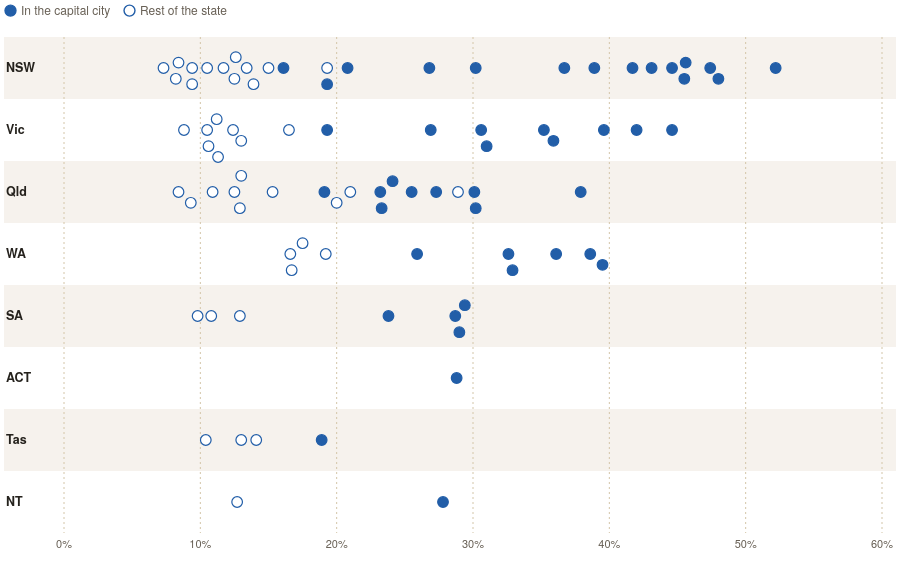

Vega-Lite specification stored for this chart:
### Vega-Lite specification from a JSON file in a GitHub repository (floating-point values rounded to 4 significant figures)
{"$schema": "https://vega.github.io/schema/vega-lite/v5.json", "config": {"background": null, "font": "IBM Plex Sans, Helvetica Neue, Arial, sans-serif", "padding": 4, "view": {"stroke": null}, "axis": {"labelColor": "#675f54", "titleColor": "#675f54", "gridColor": "#d3c5a8", "domainColor": "#d3c5a8", "tickColor": "#d3c5a8", "labelFont": "IBM Plex Sans, Helvetica Neue, Arial, sans-serif", "labelFontSize": 11, "titleFont": "IBM Plex Sans, Helvetica Neue, Arial, sans-serif", "titleFontWeight": 500, "titleFontSize": 11.5}, "legend": {"labelColor": "#675f54", "titleColor": "#25221d", "labelFont": "IBM Plex Sans, Helvetica Neue, Arial, sans-serif", "titleFont": "IBM Plex Sans, Helvetica Neue, Arial, sans-serif", "titleFontWeight": 600, "labelFontSize": 12, "titleFontSize": 12, "symbolStrokeColor": "#f5eddc"}, "text": {"color": "#25221d", "font": "IBM Plex Sans, Helvetica Neue, Arial, sans-serif"}, "tooltipFormat": {"numberFormat": ",.0f"}}, "width": 892, "height": 520, "params": [{"name": "hl", "value": "", "bind": {"input": "select", "options": ["", "Western Australia", "Victoria", "New South Wales", "Australian Capital Territory", "South Australia", "Queensland", "Northern Territory", "Tasmania"], "labels": ["All states", "Western Australia", "Victoria", "New South Wales", "Australian Capital Territory", "South Australia", "Queensland", "Northern Territory", "Tasmania"], "name": "Highlight a state "}}], "layer": [{"data": {"values": [{"s": "NSW", "name": "New South Wales", "y": 31, "y0": 0, "y1": 62, "i": 0}, {"s": "Qld", "name": "Queensland", "y": 155, "y0": 124, "y1": 186, "i": 2}, {"s": "SA", "name": "South Australia", "y": 279, "y0": 248, "y1": 310, "i": 4}, {"s": "Tas", "name": "Tasmania", "y": 403, "y0": 372, "y1": 434, "i": 6}]}, "mark": {"type": "rect", "fill": "rgba(150, 112, 55, 0.09)", "opacity": 1}, "encoding": {"x": {"datum": 0, "type": "quantitative", "scale": {"domain": [0, 892], "range": [0, 892], "nice": false, "zero": false}, "axis": null}, "x2": {"datum": 892}, "y": {"field": "y0", "type": "quantitative", "scale": {"domain": [0, 520], "range": [0, 520], "nice": false, "zero": false}, "axis": null}, "y2": {"field": "y1"}}}, {"data": {"values": [{"v": 0, "x": 60, "lab": "0%"}, {"v": 10, "x": 196.3, "lab": "10%"}, {"v": 20, "x": 332.7, "lab": "20%"}, {"v": 30, "x": 469, "lab": "30%"}, {"v": 40, "x": 605.3, "lab": "40%"}, {"v": 50, "x": 741.7, "lab": "50%"}, {"v": 60, "x": 878, "lab": "60%"}]}, "mark": {"type": "rule", "color": "#d3c5a8", "strokeDash": [2, 3]}, "encoding": {"x": {"field": "x", "type": "quantitative", "scale": {"domain": [0, 892], "range": [0, 892], "nice": false, "zero": false}, "axis": null}, "y": {"datum": 0, "type": "quantitative", "scale": {"domain": [0, 520], "range": [0, 520], "nice": false, "zero": false}, "axis": null}, "y2": {"datum": 496}}}, {"data": {"values": [{"v": 0, "x": 60, "lab": "0%"}, {"v": 10, "x": 196.3, "lab": "10%"}, {"v": 20, "x": 332.7, "lab": "20%"}, {"v": 30, "x": 469, "lab": "30%"}, {"v": 40, "x": 605.3, "lab": "40%"}, {"v": 50, "x": 741.7, "lab": "50%"}, {"v": 60, "x": 878, "lab": "60%"}]}, "mark": {"type": "text", "baseline": "top", "dy": 6, "fontSize": 11, "color": "#675f54"}, "encoding": {"x": {"field": "x", "type": "quantitative", "scale": {"domain": [0, 892], "range": [0, 892], "nice": false, "zero": false}, "axis": null}, "y": {"datum": 496, "type": "quantitative", "scale": {"domain": [0, 520], "range": [0, 520], "nice": false, "zero": false}, "axis": null}, "text": {"field": "lab"}}}, {"data": {"values": [{"s": "NSW", "name": "New South Wales", "y": 31, "y0": 0, "y1": 62, "i": 0}, {"s": "Vic", "name": "Victoria", "y": 93, "y0": 62, "y1": 124, "i": 1}, {"s": "Qld", "name": "Queensland", "y": 155, "y0": 124, "y1": 186, "i": 2}, {"s": "WA", "name": "Western Australia", "y": 217, "y0": 186, "y1": 248, "i": 3}, {"s": "SA", "name": "South Australia", "y": 279, "y0": 248, "y1": 310, "i": 4}, {"s": "ACT", "name": "Australian Capital Territory", "y": 341, "y0": 310, "y1": 372, "i": 5}, {"s": "Tas", "name": "Tasmania", "y": 403, "y0": 372, "y1": 434, "i": 6}, {"s": "NT", "name": "Northern Territory", "y": 465, "y0": 434, "y1": 496, "i": 7}]}, "mark": {"type": "text", "align": "left", "baseline": "middle", "fontSize": 12.5, "fontWeight": 700, "color": "#25221d"}, "encoding": {"x": {"datum": 2, "type": "quantitative", "scale": {"domain": [0, 892], "range": [0, 892], "nice": false, "zero": false}, "axis": null}, "y": {"field": "y", "type": "quantitative", "scale": {"domain": [0, 520], "range": [0, 520], "nice": false, "zero": false}, "axis": null}, "text": {"field": "s"}}}, {"data": {"values": [{"code": "105", "name": "Far West and Orana", "gcc": "Rest of NSW", "state": "New South Wales", "s11": 5.2, "s16": 6, "s21": 7.3, "chg": 2.1, "os21": 8481, "pop21": 115566, "note": "", "cap": false, "px": 159.5, "py": 31, "abbr": "NSW", "row": 0}, {"code": "110", "name": "New England and North West", "gcc": "Rest of NSW", "state": "New South Wales", "s11": 6.1, "s16": 7, "s21": 8.2, "chg": 2.1, "os21": 15268, "pop21": 185560, "note": "", "cap": false, "px": 171.8, "py": 41.8, "abbr": "NSW", "row": 0}, {"code": "103", "name": "Central West", "gcc": "Rest of NSW", "state": "New South Wales", "s11": 7.2, "s16": 7.5, "s21": 8.4, "chg": 1.2, "os21": 17989, "pop21": 212962, "note": "", "cap": false, "px": 174.5, "py": 25.6, "abbr": "NSW", "row": 0}, {"code": "106", "name": "Hunter Valley exc Newcastle", "gcc": "Rest of NSW", "state": "New South Wales", "s11": 8.3, "s16": 8.4, "s21": 9.4, "chg": 1.1, "os21": 27349, "pop21": 291946, "note": "", "cap": false, "px": 188.2, "py": 31, "abbr": "NSW", "row": 0}, {"code": "109", "name": "Murray", "gcc": "Rest of NSW", "state": "New South Wales", "s11": 8, "s16": 8.5, "s21": 9.4, "chg": 1.4, "os21": 11656, "pop21": 123552, "note": "", "cap": false, "px": 188.2, "py": 47.2, "abbr": "NSW", "row": 0}, {"code": "108", "name": "Mid North Coast", "gcc": "Rest of NSW", "state": "New South Wales", "s11": 9.4, "s16": 9.7, "s21": 10.5, "chg": 1.1, "os21": 24029, "pop21": 229035, "note": "", "cap": false, "px": 203.1, "py": 31, "abbr": "NSW", "row": 0}, {"code": "113", "name": "Riverina", "gcc": "Rest of NSW", "state": "New South Wales", "s11": 8.7, "s16": 9.7, "s21": 11.7, "chg": 3, "os21": 19228, "pop21": 163656, "note": "", "cap": false, "px": 219.5, "py": 31, "abbr": "NSW", "row": 0}, {"code": "111", "name": "Newcastle and Lake Macquarie", "gcc": "Rest of NSW", "state": "New South Wales", "s11": 10.9, "s16": 11.7, "s21": 12.5, "chg": 1.6, "os21": 48930, "pop21": 390519, "note": "", "cap": false, "px": 230.4, "py": 41.8, "abbr": "NSW", "row": 0}, {"code": "104", "name": "Coffs Harbour - Grafton", "gcc": "Rest of NSW", "state": "New South Wales", "s11": 10.7, "s16": 11.4, "s21": 12.6, "chg": 1.9, "os21": 18389, "pop21": 146127, "note": "", "cap": false, "px": 231.8, "py": 20.2, "abbr": "NSW", "row": 0}, {"code": "101", "name": "Capital Region", "gcc": "Rest of NSW", "state": "New South Wales", "s11": 12.4, "s16": 12.5, "s21": 13.4, "chg": 1, "os21": 32050, "pop21": 238810, "note": "", "cap": false, "px": 242.7, "py": 31, "abbr": "NSW", "row": 0}, {"code": "112", "name": "Richmond - Tweed", "gcc": "Rest of NSW", "state": "New South Wales", "s11": 12.5, "s16": 12.4, "s21": 13.9, "chg": 1.4, "os21": 35793, "pop21": 257061, "note": "", "cap": false, "px": 249.5, "py": 47.2, "abbr": "NSW", "row": 0}, {"code": "114", "name": "Southern Highlands and Shoalhaven", "gcc": "Rest of NSW", "state": "New South Wales", "s11": 13.5, "s16": 13.8, "s21": 15, "chg": 1.5, "os21": 24099, "pop21": 161006, "note": "", "cap": false, "px": 264.5, "py": 31, "abbr": "NSW", "row": 0}, {"code": "102", "name": "Central Coast", "gcc": "Greater Sydney", "state": "New South Wales", "s11": 14, "s16": 14.7, "s21": 16.1, "chg": 2.1, "os21": 55682, "pop21": 346596, "note": "", "cap": true, "px": 279.5, "py": 31, "abbr": "NSW", "row": 0}, {"code": "107", "name": "Illawarra", "gcc": "Rest of NSW", "state": "New South Wales", "s11": 20.3, "s16": 19.9, "s21": 19.3, "chg": -1, "os21": 60704, "pop21": 313842, "note": "", "cap": false, "px": 323.1, "py": 31, "abbr": "NSW", "row": 0}, {"code": "128", "name": "Sydney - Sutherland", "gcc": "Greater Sydney", "state": "New South Wales", "s11": 17.3, "s16": 18.1, "s21": 19.3, "chg": 2, "os21": 44294, "pop21": 229604, "note": "", "cap": true, "px": 323.1, "py": 47.2, "abbr": "NSW", "row": 0}, {"code": "124", "name": "Sydney - Outer West and Blue Mountains", "gcc": "Greater Sydney", "state": "New South Wales", "s11": 18.7, "s16": 19.4, "s21": 20.8, "chg": 2.1, "os21": 69180, "pop21": 332056, "note": "", "cap": true, "px": 343.6, "py": 31, "abbr": "NSW", "row": 0}, {"code": "123", "name": "Sydney - Outer South West", "gcc": "Greater Sydney", "state": "New South Wales", "s11": 22.8, "s16": 24.6, "s21": 26.8, "chg": 4, "os21": 79795, "pop21": 297292, "note": "", "cap": true, "px": 425.4, "py": 31, "abbr": "NSW", "row": 0}, {"code": "122", "name": "Sydney - Northern Beaches", "gcc": "Greater Sydney", "state": "New South Wales", "s11": 27.7, "s16": 28.9, "s21": 30.2, "chg": 2.5, "os21": 79681, "pop21": 263554, "note": "", "cap": true, "px": 471.7, "py": 31, "abbr": "NSW", "row": 0}, {"code": "115", "name": "Sydney - Baulkham Hills and Hawkesbury", "gcc": "Greater Sydney", "state": "New South Wales", "s11": 29.2, "s16": 32, "s21": 36.7, "chg": 7.5, "os21": 97138, "pop21": 264371, "note": "", "cap": true, "px": 560.3, "py": 31, "abbr": "NSW", "row": 0}, {"code": "118", "name": "Sydney - Eastern Suburbs", "gcc": "Greater Sydney", "state": "New South Wales", "s11": 36.7, "s16": 38.6, "s21": 38.9, "chg": 2.2, "os21": 101760, "pop21": 261410, "note": "", "cap": true, "px": 590.3, "py": 31, "abbr": "NSW", "row": 0}, {"code": "121", "name": "Sydney - North Sydney and Hornsby", "gcc": "Greater Sydney", "state": "New South Wales", "s11": 36.1, "s16": 39, "s21": 41.7, "chg": 5.6, "os21": 176754, "pop21": 424045, "note": "", "cap": true, "px": 628.5, "py": 31, "abbr": "NSW", "row": 0}, {"code": "120", "name": "Sydney - Inner West", "gcc": "Greater Sydney", "state": "New South Wales", "s11": 40, "s16": 42.7, "s21": 43.1, "chg": 3.1, "os21": 131221, "pop21": 304771, "note": "", "cap": true, "px": 647.6, "py": 31, "abbr": "NSW", "row": 0}, {"code": "116", "name": "Sydney - Blacktown", "gcc": "Greater Sydney", "state": "New South Wales", "s11": 37.7, "s16": 40.6, "s21": 44.6, "chg": 6.9, "os21": 178836, "pop21": 400997, "note": "", "cap": true, "px": 668.0, "py": 31, "abbr": "NSW", "row": 0}, {"code": "117", "name": "Sydney - City and Inner South", "gcc": "Greater Sydney", "state": "New South Wales", "s11": 40.8, "s16": 44.4, "s21": 45.5, "chg": 4.7, "os21": 150908, "pop21": 331340, "note": "", "cap": true, "px": 680.3, "py": 41.8, "abbr": "NSW", "row": 0}, {"code": "119", "name": "Sydney - Inner South West", "gcc": "Greater Sydney", "state": "New South Wales", "s11": 42.3, "s16": 45, "s21": 45.6, "chg": 3.3, "os21": 276008, "pop21": 605118, "note": "", "cap": true, "px": 681.7, "py": 25.6, "abbr": "NSW", "row": 0}, {"code": "127", "name": "Sydney - South West", "gcc": "Greater Sydney", "state": "New South Wales", "s11": 45.7, "s16": 46.1, "s21": 47.4, "chg": 1.7, "os21": 225072, "pop21": 474430, "note": "", "cap": true, "px": 706.2, "py": 31, "abbr": "NSW", "row": 0}, {"code": "126", "name": "Sydney - Ryde", "gcc": "Greater Sydney", "state": "New South Wales", "s11": 40.1, "s16": 45.1, "s21": 48, "chg": 7.9, "os21": 97075, "pop21": 202038, "note": "", "cap": true, "px": 714.4, "py": 41.8, "abbr": "NSW", "row": 0}, {"code": "125", "name": "Sydney - Parramatta", "gcc": "Greater Sydney", "state": "New South Wales", "s11": 46.1, "s16": 50.2, "s21": 52.2, "chg": 6.1, "os21": 257673, "pop21": 493515, "note": "", "cap": true, "px": 771.7, "py": 31, "abbr": "NSW", "row": 0}, {"code": "217", "name": "Warrnambool and South West", "gcc": "Rest of Vic.", "state": "Victoria", "s11": 7.1, "s16": 7.7, "s21": 8.8, "chg": 1.7, "os21": 11223, "pop21": 128069, "note": "", "cap": false, "px": 180.0, "py": 93, "abbr": "Vic", "row": 1}, {"code": "202", "name": "Bendigo", "gcc": "Rest of Vic.", "state": "Victoria", "s11": 8.1, "s16": 9, "s21": 10.5, "chg": 2.4, "os21": 17639, "pop21": 167764, "note": "", "cap": false, "px": 203.1, "py": 93, "abbr": "Vic", "row": 1}, {"code": "204", "name": "Hume", "gcc": "Rest of Vic.", "state": "Victoria", "s11": 9.8, "s16": 9.7, "s21": 10.6, "chg": 0.8, "os21": 19530, "pop21": 184935, "note": "", "cap": false, "px": 204.5, "py": 109.2, "abbr": "Vic", "row": 1}, {"code": "201", "name": "Ballarat", "gcc": "Rest of Vic.", "state": "Victoria", "s11": 9.4, "s16": 9.9, "s21": 11.2, "chg": 1.8, "os21": 19505, "pop21": 173937, "note": "", "cap": false, "px": 212.7, "py": 82.2, "abbr": "Vic", "row": 1}, {"code": "215", "name": "North West", "gcc": "Rest of Vic.", "state": "Victoria", "s11": 8.4, "s16": 8.9, "s21": 11.3, "chg": 2.9, "os21": 17527, "pop21": 155568, "note": "", "cap": false, "px": 214.1, "py": 120, "abbr": "Vic", "row": 1}, {"code": "205", "name": "Latrobe - Gippsland", "gcc": "Rest of Vic.", "state": "Victoria", "s11": 12, "s16": 11.7, "s21": 12.4, "chg": 0.4, "os21": 37384, "pop21": 300848, "note": "", "cap": false, "px": 229.1, "py": 93, "abbr": "Vic", "row": 1}, {"code": "216", "name": "Shepparton", "gcc": "Rest of Vic.", "state": "Victoria", "s11": 10.2, "s16": 11.3, "s21": 13, "chg": 2.8, "os21": 17849, "pop21": 137618, "note": "", "cap": false, "px": 237.2, "py": 103.8, "abbr": "Vic", "row": 1}, {"code": "203", "name": "Geelong", "gcc": "Rest of Vic.", "state": "Victoria", "s11": 15.1, "s16": 15.4, "s21": 16.5, "chg": 1.4, "os21": 54161, "pop21": 327878, "note": "", "cap": false, "px": 285.0, "py": 93, "abbr": "Vic", "row": 1}, {"code": "214", "name": "Mornington Peninsula", "gcc": "Greater Melbourne", "state": "Victoria", "s11": 19.9, "s16": 19.5, "s21": 19.3, "chg": -0.6, "os21": 59637, "pop21": 308226, "note": "", "cap": true, "px": 323.1, "py": 93, "abbr": "Vic", "row": 1}, {"code": "211", "name": "Melbourne - Outer East", "gcc": "Greater Melbourne", "state": "Victoria", "s11": 23, "s16": 24.9, "s21": 26.9, "chg": 3.9, "os21": 139191, "pop21": 518301, "note": "", "cap": true, "px": 426.7, "py": 93, "abbr": "Vic", "row": 1}, {"code": "209", "name": "Melbourne - North East", "gcc": "Greater Melbourne", "state": "Victoria", "s11": 27.8, "s16": 29.5, "s21": 30.6, "chg": 2.8, "os21": 165657, "pop21": 540664, "note": "", "cap": true, "px": 477.2, "py": 93, "abbr": "Vic", "row": 1}, {"code": "208", "name": "Melbourne - Inner South", "gcc": "Greater Melbourne", "state": "Victoria", "s11": 29, "s16": 30.3, "s21": 31, "chg": 2, "os21": 130831, "pop21": 422639, "note": "", "cap": true, "px": 482.6, "py": 109.2, "abbr": "Vic", "row": 1}, {"code": "210", "name": "Melbourne - North West", "gcc": "Greater Melbourne", "state": "Victoria", "s11": 30.6, "s16": 32.7, "s21": 35.2, "chg": 4.6, "os21": 149241, "pop21": 424328, "note": "", "cap": true, "px": 539.9, "py": 93, "abbr": "Vic", "row": 1}, {"code": "206", "name": "Melbourne - Inner", "gcc": "Greater Melbourne", "state": "Victoria", "s11": 33.1, "s16": 35.9, "s21": 35.9, "chg": 2.8, "os21": 221412, "pop21": 617018, "note": "", "cap": true, "px": 549.4, "py": 103.8, "abbr": "Vic", "row": 1}, {"code": "207", "name": "Melbourne - Inner East", "gcc": "Greater Melbourne", "state": "Victoria", "s11": 33.2, "s16": 36.9, "s21": 39.6, "chg": 6.4, "os21": 147808, "pop21": 373472, "note": "", "cap": true, "px": 599.9, "py": 93, "abbr": "Vic", "row": 1}, {"code": "213", "name": "Melbourne - West", "gcc": "Greater Melbourne", "state": "Victoria", "s11": 36.2, "s16": 39.1, "s21": 42, "chg": 5.8, "os21": 358172, "pop21": 853054, "note": "", "cap": true, "px": 632.6, "py": 93, "abbr": "Vic", "row": 1}, {"code": "212", "name": "Melbourne - South East", "gcc": "Greater Melbourne", "state": "Victoria", "s11": 40.2, "s16": 42.7, "s21": 44.6, "chg": 4.4, "os21": 383675, "pop21": 860060, "note": "", "cap": true, "px": 668.0, "py": 93, "abbr": "Vic", "row": 1}, {"code": "307", "name": "Darling Downs - Maranoa", "gcc": "Rest of Qld", "state": "Queensland", "s11": 7.4, "s16": 8.1, "s21": 8.4, "chg": 1, "os21": 10759, "pop21": 128622, "note": "", "cap": false, "px": 174.5, "py": 155, "abbr": "Qld", "row": 2}, {"code": "315", "name": "Queensland - Outback", "gcc": "Rest of Qld", "state": "Queensland", "s11": 9, "s16": 9, "s21": 9.3, "chg": 0.3, "os21": 7386, "pop21": 79827, "note": "", "cap": false, "px": 186.8, "py": 165.8, "abbr": "Qld", "row": 2}, {"code": "308", "name": "Central Queensland", "gcc": "Rest of Qld", "state": "Queensland", "s11": 10.2, "s16": 11, "s21": 10.9, "chg": 0.7, "os21": 24992, "pop21": 228246, "note": "", "cap": false, "px": 208.6, "py": 155, "abbr": "Qld", "row": 2}, {"code": "312", "name": "Mackay - Isaac - Whitsunday", "gcc": "Rest of Qld", "state": "Queensland", "s11": 11.9, "s16": 12.2, "s21": 12.5, "chg": 0.6, "os21": 22692, "pop21": 180894, "note": "", "cap": false, "px": 230.4, "py": 155, "abbr": "Qld", "row": 2}, {"code": "318", "name": "Townsville", "gcc": "Rest of Qld", "state": "Queensland", "s11": 12.2, "s16": 12.6, "s21": 12.9, "chg": 0.7, "os21": 30336, "pop21": 234283, "note": "", "cap": false, "px": 235.9, "py": 171.2, "abbr": "Qld", "row": 2}, {"code": "319", "name": "Wide Bay", "gcc": "Rest of Qld", "state": "Queensland", "s11": 12, "s16": 12, "s21": 13, "chg": 1, "os21": 40013, "pop21": 307745, "note": "", "cap": false, "px": 237.2, "py": 138.8, "abbr": "Qld", "row": 2}, {"code": "317", "name": "Toowoomba", "gcc": "Rest of Qld", "state": "Queensland", "s11": 11.4, "s16": 12.8, "s21": 15.3, "chg": 3.9, "os21": 24854, "pop21": 162059, "note": "", "cap": false, "px": 268.6, "py": 155, "abbr": "Qld", "row": 2}, {"code": "313", "name": "Moreton Bay - North", "gcc": "Greater Brisbane", "state": "Queensland", "s11": 18.1, "s16": 18.3, "s21": 19.1, "chg": 1, "os21": 50501, "pop21": 264752, "note": "", "cap": false, "px": 320.4, "py": 155, "abbr": "Qld", "row": 2}, {"code": "306", "name": "Cairns", "gcc": "Rest of Qld", "state": "Queensland", "s11": 18.2, "s16": 19.1, "s21": 20, "chg": 1.8, "os21": 50630, "pop21": 253748, "note": "", "cap": false, "px": 332.7, "py": 165.8, "abbr": "Qld", "row": 2}, {"code": "316", "name": "Sunshine Coast", "gcc": "Rest of Qld", "state": "Queensland", "s11": 19.8, "s16": 19.9, "s21": 21, "chg": 1.2, "os21": 83741, "pop21": 398840, "note": "", "cap": false, "px": 346.3, "py": 155, "abbr": "Qld", "row": 2}, {"code": "314", "name": "Moreton Bay - South", "gcc": "Greater Brisbane", "state": "Queensland", "s11": 19.9, "s16": 21.1, "s21": 23.2, "chg": 3.3, "os21": 50448, "pop21": 217700, "note": "", "cap": false, "px": 376.3, "py": 155, "abbr": "Qld", "row": 2}, {"code": "301", "name": "Brisbane - East", "gcc": "Greater Brisbane", "state": "Queensland", "s11": 22.5, "s16": 22.8, "s21": 23.3, "chg": 0.8, "os21": 55945, "pop21": 239817, "note": "", "cap": false, "px": 377.7, "py": 171.2, "abbr": "Qld", "row": 2}, {"code": "310", "name": "Ipswich", "gcc": "Greater Brisbane", "state": "Queensland", "s11": 21.4, "s16": 22.7, "s21": 24.1, "chg": 2.7, "os21": 88577, "pop21": 367126, "note": "", "cap": false, "px": 388.6, "py": 144.2, "abbr": "Qld", "row": 2}, {"code": "302", "name": "Brisbane - North", "gcc": "Greater Brisbane", "state": "Queensland", "s11": 22.1, "s16": 24.2, "s21": 25.5, "chg": 3.4, "os21": 57333, "pop21": 224598, "note": "", "cap": false, "px": 407.6, "py": 155, "abbr": "Qld", "row": 2}, {"code": "311", "name": "Logan - Beaudesert", "gcc": "Greater Brisbane", "state": "Queensland", "s11": 25.5, "s16": 26.6, "s21": 27.3, "chg": 1.8, "os21": 98091, "pop21": 359767, "note": "", "cap": false, "px": 432.2, "py": 155, "abbr": "Qld", "row": 2}, {"code": "309", "name": "Gold Coast", "gcc": "Rest of Qld", "state": "Queensland", "s11": 27.8, "s16": 28.1, "s21": 28.9, "chg": 1.1, "os21": 185274, "pop21": 640778, "note": "", "cap": false, "px": 454.0, "py": 155, "abbr": "Qld", "row": 2}, {"code": "304", "name": "Brisbane - West", "gcc": "Greater Brisbane", "state": "Queensland", "s11": 27.6, "s16": 29.2, "s21": 30.1, "chg": 2.5, "os21": 57036, "pop21": 189213, "note": "", "cap": false, "px": 470.4, "py": 155, "abbr": "Qld", "row": 2}, {"code": "305", "name": "Brisbane Inner City", "gcc": "Greater Brisbane", "state": "Queensland", "s11": 26.6, "s16": 28.7, "s21": 30.2, "chg": 3.6, "os21": 88282, "pop21": 292245, "note": "", "cap": false, "px": 471.7, "py": 171.2, "abbr": "Qld", "row": 2}, {"code": "303", "name": "Brisbane - South", "gcc": "Greater Brisbane", "state": "Queensland", "s11": 33.8, "s16": 36.9, "s21": 37.9, "chg": 4.1, "os21": 140512, "pop21": 371026, "note": "", "cap": false, "px": 576.7, "py": 155, "abbr": "Qld", "row": 2}, {"code": "510", "name": "Western Australia - Outback (North)", "gcc": "Rest of WA", "state": "Western Australia", "s11": 17.1, "s16": 18.2, "s21": 16.6, "chg": -0.5, "os21": 14955, "pop21": 90128, "note": "2011 value is for the former Western Australia - Outback region", "cap": false, "px": 286.3, "py": 217, "abbr": "WA", "row": 3}, {"code": "511", "name": "Western Australia - Outback (South)", "gcc": "Rest of WA", "state": "Western Australia", "s11": 17.1, "s16": 16.9, "s21": 16.7, "chg": -0.4, "os21": 19880, "pop21": 118758, "note": "2011 value is for the former Western Australia - Outback region", "cap": false, "px": 287.7, "py": 233.2, "abbr": "WA", "row": 3}, {"code": "509", "name": "Western Australia - Wheat Belt", "gcc": "Rest of WA", "state": "Western Australia", "s11": 16.9, "s16": 17.2, "s21": 17.5, "chg": 0.6, "os21": 24031, "pop21": 137175, "note": "", "cap": false, "px": 298.6, "py": 206.2, "abbr": "WA", "row": 3}, {"code": "501", "name": "Bunbury", "gcc": "Rest of WA", "state": "Western Australia", "s11": 18.5, "s16": 18.7, "s21": 19.2, "chg": 0.7, "os21": 36146, "pop21": 188747, "note": "", "cap": false, "px": 321.8, "py": 217, "abbr": "WA", "row": 3}, {"code": "502", "name": "Mandurah", "gcc": "Greater Perth", "state": "Western Australia", "s11": 24.2, "s16": 26, "s21": 25.9, "chg": 1.7, "os21": 27879, "pop21": 107641, "note": "", "cap": false, "px": 413.1, "py": 217, "abbr": "WA", "row": 3}, {"code": "507", "name": "Perth - South West", "gcc": "Greater Perth", "state": "Western Australia", "s11": 32.1, "s16": 33, "s21": 32.6, "chg": 0.5, "os21": 144752, "pop21": 443407, "note": "", "cap": false, "px": 504.4, "py": 217, "abbr": "WA", "row": 3}, {"code": "504", "name": "Perth - North East", "gcc": "Greater Perth", "state": "Western Australia", "s11": 31.8, "s16": 32.9, "s21": 32.9, "chg": 1.1, "os21": 90886, "pop21": 276573, "note": "", "cap": false, "px": 508.5, "py": 233.2, "abbr": "WA", "row": 3}, {"code": "503", "name": "Perth - Inner", "gcc": "Greater Perth", "state": "Western Australia", "s11": 35, "s16": 35.8, "s21": 36.1, "chg": 1.1, "os21": 65814, "pop21": 182267, "note": "", "cap": false, "px": 552.2, "py": 217, "abbr": "WA", "row": 3}, {"code": "505", "name": "Perth - North West", "gcc": "Greater Perth", "state": "Western Australia", "s11": 37.6, "s16": 38.9, "s21": 38.6, "chg": 1, "os21": 222764, "pop21": 577297, "note": "", "cap": false, "px": 586.2, "py": 217, "abbr": "WA", "row": 3}, {"code": "506", "name": "Perth - South East", "gcc": "Greater Perth", "state": "Western Australia", "s11": 36.4, "s16": 39.4, "s21": 39.5, "chg": 3.1, "os21": 208956, "pop21": 529466, "note": "", "cap": false, "px": 598.5, "py": 227.8, "abbr": "WA", "row": 3}, {"code": "405", "name": "Barossa - Yorke - Mid North", "gcc": "Rest of SA", "state": "South Australia", "s11": 9.8, "s16": 9.5, "s21": 9.8, "chg": 0, "os21": 11166, "pop21": 114487, "note": "", "cap": false, "px": 193.6, "py": 279, "abbr": "SA", "row": 4}, {"code": "406", "name": "South Australia - Outback", "gcc": "Rest of SA", "state": "South Australia", "s11": 11.1, "s16": 10.6, "s21": 10.8, "chg": -0.3, "os21": 8908, "pop21": 82646, "note": "", "cap": false, "px": 207.2, "py": 279, "abbr": "SA", "row": 4}, {"code": "407", "name": "South Australia - South East", "gcc": "Rest of SA", "state": "South Australia", "s11": 12.1, "s16": 12.5, "s21": 12.9, "chg": 0.8, "os21": 25070, "pop21": 193709, "note": "", "cap": false, "px": 235.9, "py": 279, "abbr": "SA", "row": 4}, {"code": "403", "name": "Adelaide - South", "gcc": "Greater Adelaide", "state": "South Australia", "s11": 22.8, "s16": 23.1, "s21": 23.8, "chg": 1, "os21": 89142, "pop21": 374859, "note": "", "cap": false, "px": 384.5, "py": 279, "abbr": "SA", "row": 4}, {"code": "401", "name": "Adelaide - Central and Hills", "gcc": "Greater Adelaide", "state": "South Australia", "s11": 26.1, "s16": 27.3, "s21": 28.7, "chg": 2.6, "os21": 89654, "pop21": 312377, "note": "", "cap": false, "px": 451.3, "py": 279, "abbr": "SA", "row": 4}, {"code": "402", "name": "Adelaide - North", "gcc": "Greater Adelaide", "state": "South Australia", "s11": 25.6, "s16": 27.1, "s21": 29, "chg": 3.4, "os21": 132081, "pop21": 455707, "note": "", "cap": false, "px": 455.4, "py": 295.2, "abbr": "SA", "row": 4}, {"code": "404", "name": "Adelaide - West", "gcc": "Greater Adelaide", "state": "South Australia", "s11": 28.1, "s16": 28.7, "s21": 29.4, "chg": 1.3, "os21": 71945, "pop21": 244347, "note": "", "cap": false, "px": 460.8, "py": 268.2, "abbr": "SA", "row": 4}, {"code": "801", "name": "Australian Capital Territory", "gcc": "Australian Capital Territory", "state": "Australian Capital Territory", "s11": 24.2, "s16": 26.5, "s21": 28.8, "chg": 4.6, "os21": 130535, "pop21": 453890, "note": "", "cap": false, "px": 452.6, "py": 341, "abbr": "ACT", "row": 5}, {"code": "604", "name": "West and North West", "gcc": "Rest of Tas.", "state": "Tasmania", "s11": 8.8, "s16": 8.8, "s21": 10.4, "chg": 1.6, "os21": 12111, "pop21": 116156, "note": "", "cap": false, "px": 201.8, "py": 403, "abbr": "Tas", "row": 6}, {"code": "603", "name": "South East", "gcc": "Rest of Tas.", "state": "Tasmania", "s11": 11.9, "s16": 12.1, "s21": 13, "chg": 1.1, "os21": 5418, "pop21": 41734, "note": "", "cap": false, "px": 237.2, "py": 403, "abbr": "Tas", "row": 6}, {"code": "602", "name": "Launceston and North East", "gcc": "Rest of Tas.", "state": "Tasmania", "s11": 11.3, "s16": 11.6, "s21": 14.1, "chg": 2.8, "os21": 21280, "pop21": 151195, "note": "", "cap": false, "px": 252.2, "py": 403, "abbr": "Tas", "row": 6}, {"code": "601", "name": "Hobart", "gcc": "Greater Hobart", "state": "Tasmania", "s11": 13.2, "s16": 13.8, "s21": 18.9, "chg": 5.7, "os21": 46696, "pop21": 247086, "note": "", "cap": false, "px": 317.7, "py": 403, "abbr": "Tas", "row": 6}, {"code": "702", "name": "Northern Territory - Outback", "gcc": "Rest of NT", "state": "Northern Territory", "s11": 9.6, "s16": 11.1, "s21": 12.7, "chg": 3.1, "os21": 11338, "pop21": 89103, "note": "", "cap": false, "px": 233.1, "py": 465, "abbr": "NT", "row": 7}, {"code": "701", "name": "Darwin", "gcc": "Greater Darwin", "state": "Northern Territory", "s11": 21.7, "s16": 25.6, "s21": 27.8, "chg": 6.1, "os21": 38891, "pop21": 139902, "note": "", "cap": false, "px": 439.0, "py": 465, "abbr": "NT", "row": 7}]}, "transform": [{"calculate": "indexof(datum.gcc, 'Rest of') == 0 ? 'Rest of the state' : 'In the capital city'", "as": "where"}], "mark": {"type": "circle", "size": 113.1, "strokeWidth": 1.2, "cursor": "pointer"}, "encoding": {"x": {"field": "px", "type": "quantitative", "scale": {"domain": [0, 892], "range": [0, 892], "nice": false, "zero": false}, "axis": null}, "y": {"field": "py", "type": "quantitative", "scale": {"domain": [0, 520], "range": [0, 520], "nice": false, "zero": false}, "axis": null}, "color": {"field": "where", "type": "nominal", "scale": {"domain": ["In the capital city", "Rest of the state"], "range": ["#225ea8", "#ffffff"]}, "legend": {"title": null, "orient": "top", "direction": "horizontal", "symbolStrokeColor": "#225ea8", "symbolStrokeWidth": 1.4, "symbolSize": 120, "labelFontSize": 12}}, "stroke": {"value": "#225ea8"}, "fillOpacity": {"value": 1}, "opacity": {"condition": {"test": "hl == '' || datum.state == hl", "value": 1}, "value": 0.2}, "tooltip": [{"field": "name", "title": "Region (SA4)"}, {"field": "state", "title": "State"}, {"field": "where", "title": "Area"}, {"field": "s21", "title": "Born overseas, 2021 (%)", "format": ".1f"}, {"field": "pop21", "title": "All residents", "format": ","}]}}]}
